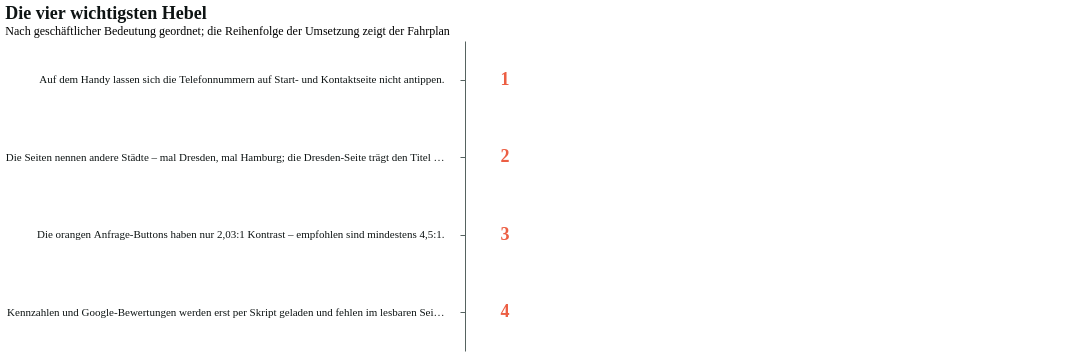

Describe this chart as a Vega-Lite specification.
### Vega-Lite specification from a JSON file in a GitHub repository (floating-point values rounded to 4 significant figures)
{"$schema": "https://vega.github.io/schema/vega-lite/v6.json", "description": "Pixelkiez approved template V03_TOP_LEVERS: ordinal Top-4-Hebel without synthetic magnitude", "usermeta": {"template_id": "V03_TOP_LEVERS", "name": "Top-4-Hebel", "purpose": "Vier priorisierte Hebel als reine Rangfolge", "brand_contract": "pixelkiez-v1", "visual_id": "VIZ-002", "metric_refs": ["UX-02", "UX-04", "TRUST-04", "AI-06", "AI-02", "A11Y-04", "A11Y-06", "AI-05", "AI-01"], "finding_refs": ["F-002", "F-003", "F-001", "F-007"], "evidence_class": "DERIVED_FROM_FINDINGS", "population": "Vier priorisierte Website-Hebel", "method": "Interne Priorisierung", "does_not_prove": "Die Rangfolge ist ordinal. Sie enthält keine gemessene Größe, Umsatz- oder Aufwandsschätzung.", "brand_font_status": "EXACT", "resolved_fonts": {"display": "Schibsted Grotesk", "data": "IBM Plex Mono"}}, "width": 620, "height": 310, "data": {"values": [{"label": "Auf dem Handy lassen sich die Telefonnummern auf Start- und Kontaktseite nicht antippen.", "priority": 1}, {"label": "Die Seiten nennen andere Städte – mal Dresden, mal Hamburg; die Dresden-Seite trägt den Titel „Hamburg“.", "priority": 2}, {"label": "Die orangen Anfrage-Buttons haben nur 2,03:1 Kontrast – empfohlen sind mindestens 4,5:1.", "priority": 3}, {"label": "Kennzahlen und Google-Bewertungen werden erst per Skript geladen und fehlen im lesbaren Seitentext.", "priority": 4}]}, "mark": {"type": "text", "align": "center", "baseline": "middle", "fontSize": 18, "fontWeight": 700, "color": "#EC5E43"}, "encoding": {"y": {"field": "label", "type": "nominal", "sort": {"field": "priority"}, "axis": {"title": null, "labelLimit": 440, "labelPadding": 16}}, "x": {"value": 40}, "text": {"field": "priority", "type": "ordinal"}}, "config": {"background": "#FFFFFF", "font": "Schibsted Grotesk", "title": {"font": "Schibsted Grotesk", "fontSize": 18, "fontWeight": 700, "color": "#0E1414", "anchor": "start"}, "axis": {"labelFont": "IBM Plex Mono", "labelFontSize": 11, "titleFont": "Schibsted Grotesk", "titleFontSize": 12, "labelColor": "#0E1414", "titleColor": "#0E1414", "gridColor": "#C6D4D1", "domainColor": "#566360", "tickColor": "#566360"}, "legend": {"labelFont": "Schibsted Grotesk", "labelFontSize": 11, "titleFont": "Schibsted Grotesk", "titleFontSize": 12, "labelColor": "#0E1414", "titleColor": "#0E1414"}, "view": {"stroke": null}}, "title": {"text": "Die vier wichtigsten Hebel", "subtitle": "Nach geschäftlicher Bedeutung geordnet; die Reihenfolge der Umsetzung zeigt der Fahrplan", "anchor": "start"}}
